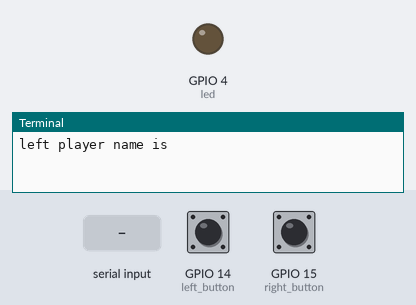
The program below on a simulated Raspberry Pi (BCM pin numbers). Shown: output pins drawn as LEDs (lit = HIGH), the last lines printed to the terminal. The inputs (shaded band) are chosen by the test bench; at power-on: GPIO 14 (left_button) HIGH, GPIO 15 (right_button) HIGH. Random numbers come from a fixed seed. At 3.9 s the program stops and its outputs stay as they are.

Above: at 1.2 s.
1.3 s: "1" typed at the terminal, then Enter
2.8 s: "0" typed at the terminal, then Enter
At 3.7 s:
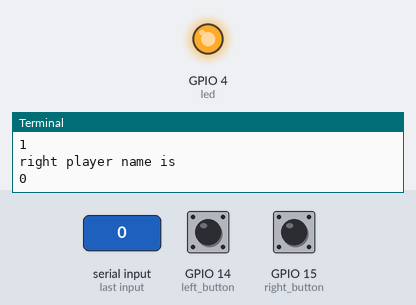
Timing chart, 0 to 5.4 s (numbered marks = the images above; inputs shaded):
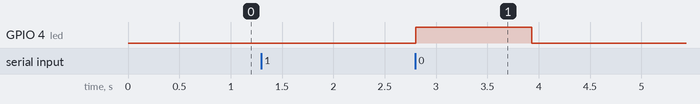

The program:

reaction.py
```python
from gpiozero import LED, Button
from time import sleep
from random import uniform
import sys

led = LED(4)
right_button = Button(15)
left_button = Button(14)

left_name = input('left player name is ')
right_name = input('right player name is ')

led.on()
sleep(uniform(1,2))
led.off()

def pressed(button):
    if button.pin.number == 14:
        print(left_name + ' won the game')
    else:
        print(right_name + ' won the game')
    sys.exit()

right_button.when_pressed=pressed
left_button.when_pressed=pressed
```

Measured:
- after the input at 2.8 s, GPIO 4 (led): LOW → HIGH at once, → LOW 1.1 s later
